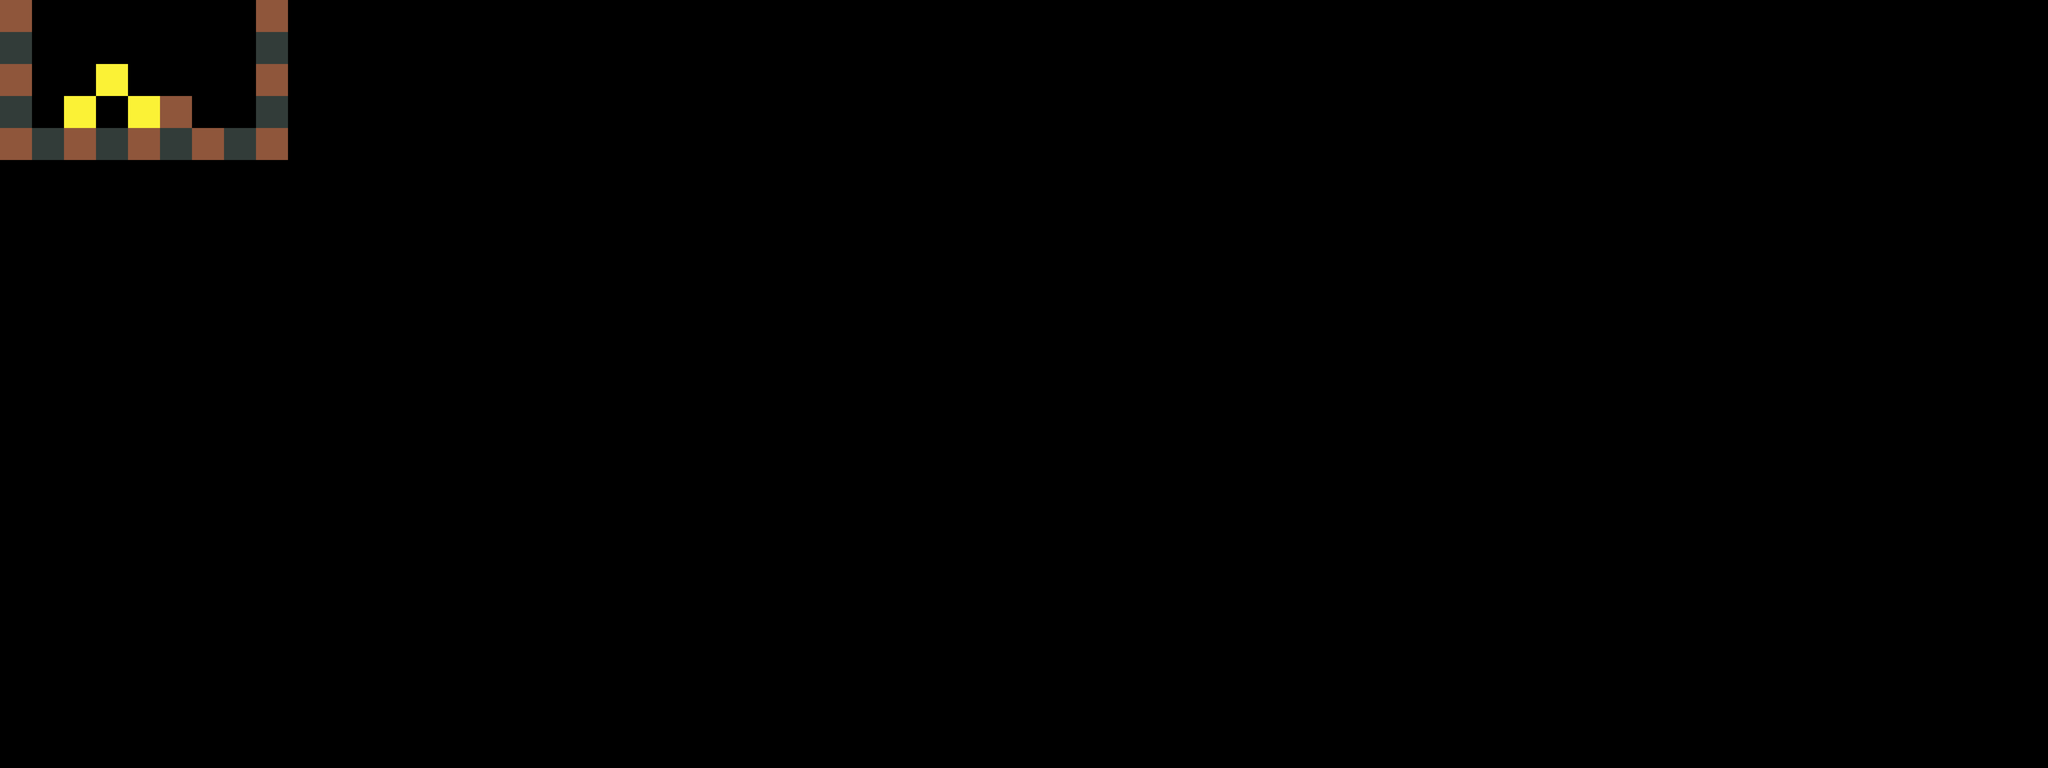

A level layout from a 2D game, rendered from its tile map. Below: a short description, then the map file with tile-grid data replaced by summaries:
An orthogonal 64x24 tile map with 128x128 px tiles, 1 tile layer (Map), 3 tilesets and 2 objects (Player).

<map version="1.10" tiledversion="1.11.2" orientation="orthogonal" renderorder="right-down" width="64" height="24" tilewidth="128" tileheight="128" infinite="0" nextlayerid="9" nextobjectid="13">
 <tileset firstgid="1" name="tmw_desert_spacing" tilewidth="32" tileheight="32" spacing="1" margin="1" tilecount="48" columns="8">
  <image source="tmw_desert_spacing.png" width="265" height="199" />
  <wangsets>
   <wangset name="Brick" type="corner" tile="9">
    <wangcolor name="" color="#ff0000" tile="-1" probability="1" />
    <wangtile tileid="0" wangid="0,0,0,1,0,0,0,0" />
    <wangtile tileid="1" wangid="0,0,0,1,0,1,0,0" />
    <wangtile tileid="2" wangid="0,0,0,0,0,1,0,0" />
    <wangtile tileid="8" wangid="0,1,0,1,0,0,0,0" />
    <wangtile tileid="9" wangid="0,1,0,1,0,1,0,1" />
    <wangtile tileid="10" wangid="0,0,0,0,0,1,0,1" />
    <wangtile tileid="16" wangid="0,1,0,0,0,0,0,0" />
    <wangtile tileid="17" wangid="0,1,0,0,0,0,0,1" />
    <wangtile tileid="18" wangid="0,0,0,0,0,0,0,1" />
    <wangtile tileid="19" wangid="0,1,0,0,0,1,0,1" />
    <wangtile tileid="20" wangid="0,1,0,1,0,0,0,1" />
    <wangtile tileid="27" wangid="0,0,0,1,0,1,0,1" />
    <wangtile tileid="28" wangid="0,1,0,1,0,1,0,0" />
   </wangset>
   <wangset name="Marble" type="corner" tile="33">
    <wangcolor name="" color="#ff0000" tile="-1" probability="1" />
    <wangtile tileid="24" wangid="0,0,0,1,0,0,0,0" />
    <wangtile tileid="25" wangid="0,0,0,1,0,1,0,0" />
    <wangtile tileid="26" wangid="0,0,0,0,0,1,0,0" />
    <wangtile tileid="32" wangid="0,1,0,1,0,0,0,0" />
    <wangtile tileid="33" wangid="0,1,0,1,0,1,0,1" />
    <wangtile tileid="34" wangid="0,0,0,0,0,1,0,1" />
    <wangtile tileid="35" wangid="0,1,0,0,0,1,0,1" />
    <wangtile tileid="36" wangid="0,1,0,1,0,0,0,1" />
    <wangtile tileid="40" wangid="0,1,0,0,0,0,0,0" />
    <wangtile tileid="41" wangid="0,1,0,0,0,0,0,1" />
    <wangtile tileid="42" wangid="0,0,0,0,0,0,0,1" />
    <wangtile tileid="43" wangid="0,0,0,1,0,1,0,1" />
    <wangtile tileid="44" wangid="0,1,0,1,0,1,0,0" />
   </wangset>
   <wangset name="Sand" type="corner" tile="14">
    <wangcolor name="" color="#ff0000" tile="29" probability="1" />
    <wangtile tileid="3" wangid="0,1,0,0,0,1,0,1" />
    <wangtile tileid="4" wangid="0,1,0,1,0,0,0,1" />
    <wangtile tileid="5" wangid="0,0,0,1,0,0,0,0" />
    <wangtile tileid="6" wangid="0,0,0,1,0,1,0,0" />
    <wangtile tileid="7" wangid="0,0,0,0,0,1,0,0" />
    <wangtile tileid="11" wangid="0,0,0,1,0,1,0,1" />
    <wangtile tileid="12" wangid="0,1,0,1,0,1,0,0" />
    <wangtile tileid="13" wangid="0,1,0,1,0,0,0,0" />
    <wangtile tileid="14" wangid="0,1,0,1,0,1,0,1" />
    <wangtile tileid="15" wangid="0,0,0,0,0,1,0,1" />
    <wangtile tileid="21" wangid="0,1,0,0,0,0,0,0" />
    <wangtile tileid="22" wangid="0,1,0,0,0,0,0,1" />
    <wangtile tileid="23" wangid="0,0,0,0,0,0,0,1" />
   </wangset>
  </wangsets>
 </tileset>
 <tileset firstgid="49" name="MapMetadata" tilewidth="32" tileheight="32" spacing="1" margin="1" tilecount="2" columns="2">
  <image source="MapMetadata.png" width="67" height="34" />
 </tileset>
 <tileset firstgid="51" name="LV1_test_tileset" tilewidth="128" tileheight="128" tilecount="3" columns="3">
  <image source="LV1_test_tileset.png" width="384" height="128" />
 </tileset>
 <layer id="1" name="Map" width="64" height="24">
  <properties>
   <property name="Draw" type="bool" value="true" />
  </properties>
  <data>[1536 cells, 21 non-empty, 3 distinct tile ids]</data>
 </layer>
 <objectgroup id="7" name="suelo">
  <object id="10" x="33.3333" y="512.121" width="1151.52" height="103.03" />
 </objectgroup>
 <objectgroup id="8" name="Entities">
  <object id="12" name="Player" type="Player" x="351.152" y="301.333">
   <point />
  </object>
 </objectgroup>
</map>
